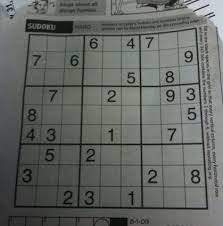
#> input picture getting_started_with_images/sudoku.jfif, 223 x 226 px
$ python 29,30.houghlinesPmethod.py
#> lines starting #> are read from the running program, lines starting #| are printed output that depends on the picture; after the words box and inside, x2 and y2 are one past the last pixel; in counts of white or black regions, pixels touching at a corner belong together
import cv2
import numpy as np
img = cv2.imread("sudoku.jfif")
#> img is the input picture: shape (226, 223, 3); mean B, G, R 100.1, 102.9, 100.7
img = cv2.resize(img,(512,512))
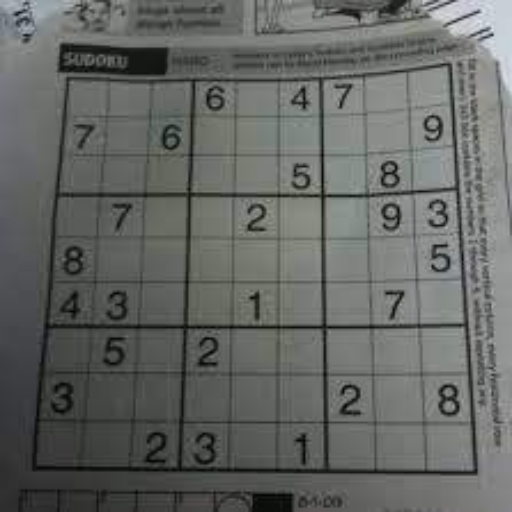
#> img: shape (512, 512, 3); mean B, G, R 100, 102.8, 100.6
gray = cv2.cvtColor(img,cv2.COLOR_BGR2GRAY)
edges = cv2.Canny(gray,50, 150, apertureSize=3)
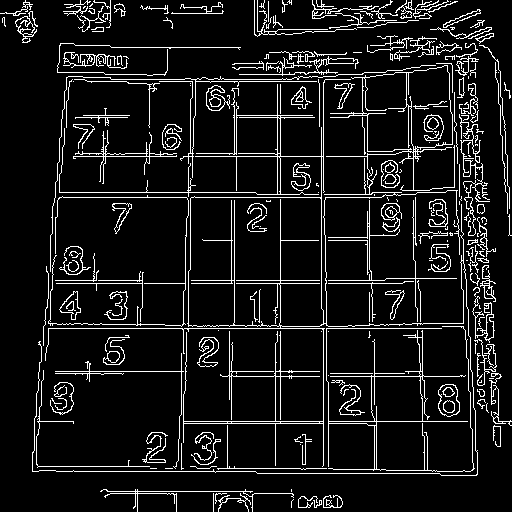
#> edges: shape (512, 512); 9.3% white in thin lines or dots
cv2.imshow("canny", edges)
lines = cv2.HoughLinesP(edges,1,np.pi/180, 100, minLineLength=100, maxLineGap=10)
#> lines = 44 rows, first 6: [43, 328, 441, 328], [48, 283, 402, 283], [280, 423, 280, 52], [59, 156, 367, 156], [179, 421, 475, 421], [55, 197, 387, 197]
for line in lines:
    x1, y1, x2, y2 = line[0]
    cv2.line(img, (x1,y1), (x2, y2),(0,255,0), 2)
#> this loop made 44 passes
#> (x1, y1, x2, y2) on passes 1 to 12: (43, 328, 441, 328), (48, 283, 402, 283), (280, 423, 280, 52), (59, 156, 367, 156), (179, 421, 475, 421), (55, 197, 387, 197), (323, 473, 323, 310), (185, 280, 384, 280), (55, 192, 255, 192), (222, 376, 501, 376), (55, 371, 186, 371), (111, 79, 298, 79)
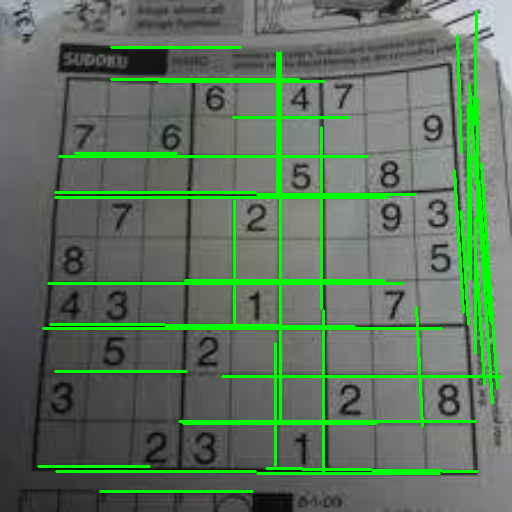
#> img: shape (512, 512, 3); 8.53% of pixels changed, all inside (x1, y1, x2, y2) = (37, 10, 503, 493)

cv2.imshow("image", img)
cv2.waitKey(0)
cv2.destroyAllWindows()

$ run again, with getting_started_with_images/1.jfif copied over getting_started_with_images/sudoku.jfif
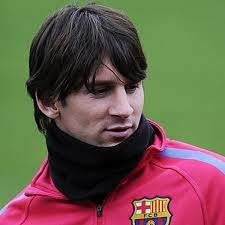
#> input picture getting_started_with_images/1.jfif, 225 x 225 px
#> img is the input picture: shape (225, 225, 3); mean B, G, R 75.1, 90.5, 107.1
#> `edges = cv2.Canny(gray,50, 150, apertureSize=3)`:
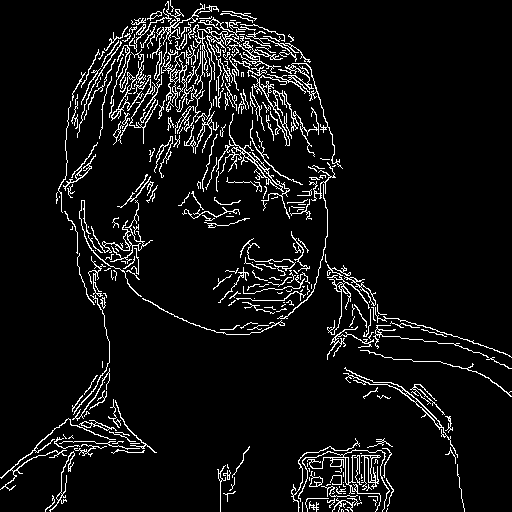
#> edges: shape (512, 512); 6.8% white in thin lines or dots
#> lines = 23 rows, first 6: [209, 115, 309, 215], [127, 26, 236, 160], [166, 155, 211, 8], [116, 43, 234, 161], [135, 22, 241, 162], [110, 43, 232, 165]
#> the loop `for line in lines:` made 23 passes
#> after the loop `for line in lines:`:
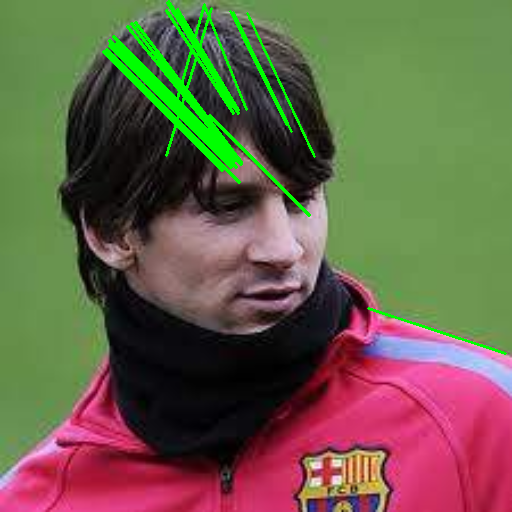
#> img: shape (512, 512, 3); mean B, G, R 72.8, 97, 104.7
